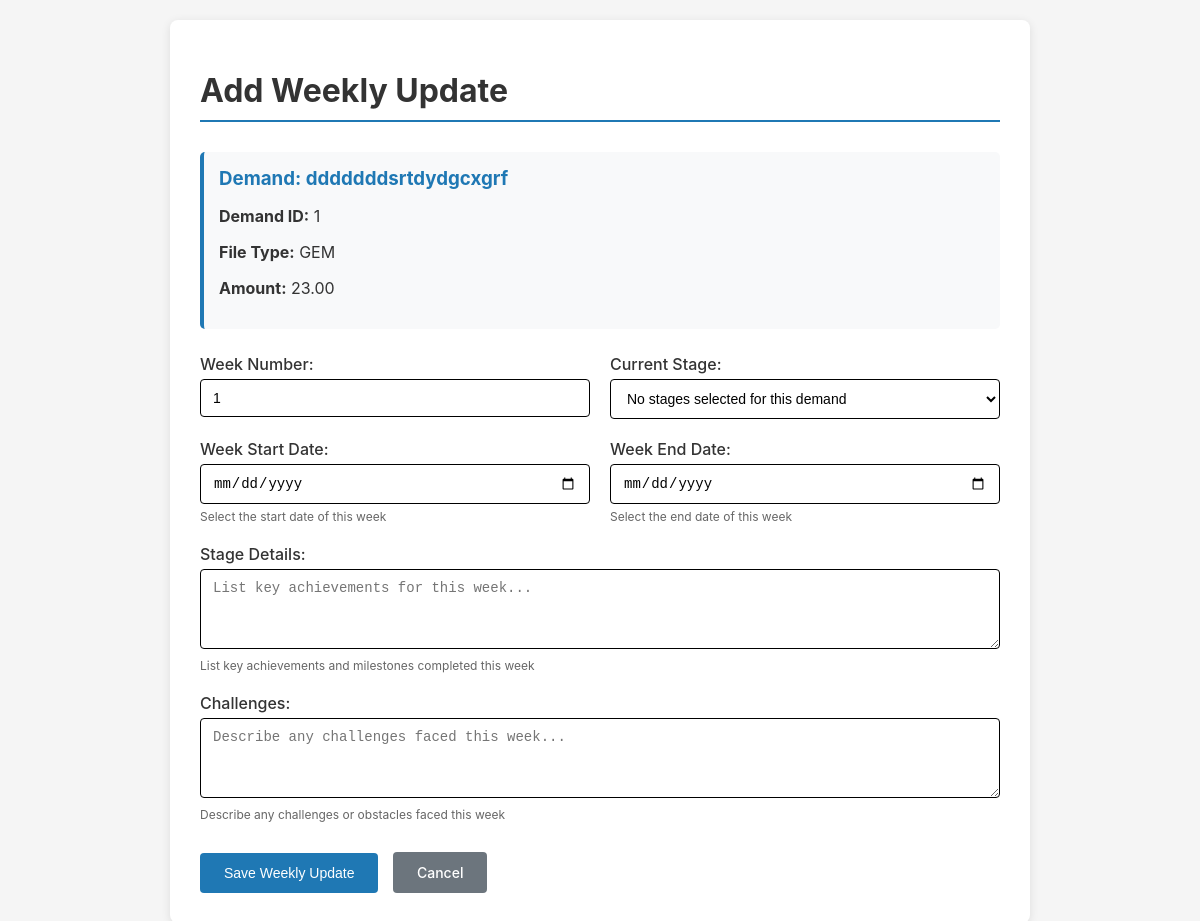
Screenshot of /demand/44/weekly/add/ with the database file from the repository.
### trackerapp/models.py (models this page shows, shortened)
class Demand(models.Model):
    name = models.CharField(max_length=200)
    created_at = models.DateTimeField(auto_now_add=True)
    demand_ID = models.CharField(max_length=100, null=True, blank=True)
    file_type = models.CharField(max_length=100, null=True, blank=True)
    file_subtype = models.CharField(max_length=100, null=True, blank=True)
    file_detail = models.CharField(max_length=100, null=True, blank=True)
    demand_amount = models.DecimalField(max_digits=15, decimal_places=2, null=True, blank=True)
    io_name = models.CharField(max_length=200, null=True, blank=True)
    start_date = models.DateField(null=True, blank=True)
    duration_months = models.IntegerField(null=True, blank=True)
    weekly_start_date = models.DateField(null=True, blank=True)
    weekly_end_date = models.DateField(null=True, blank=True)
    selected_stages = models.JSONField(default=list, blank=True)  # Store list of selected stage names

### trackerapp/views.py (the view)
# urls.py: path('demand/<int:demand_id>/weekly/add/', views.add_weekly_update, name='add_weekly_update'),
def add_weekly_update(request, demand_id):
    demand = get_object_or_404(Demand, id=demand_id)
    if request.method == 'POST':
        form = WeeklyUpdateForm(request.POST, demand=demand)
        if form.is_valid():
            weekly_update = form.save(commit=False)
            weekly_update.demand = demand
            if WeeklyUpdate.objects.filter(demand=demand, week_number=weekly_update.week_number).exists():
                messages.error(request, f'Week {weekly_update.week_number} already exists for this demand.')
                return render(request, 'trackerapp/add_weekly_update.html', {
                    'form': form,
                    'demand': demand
                })
            weekly_update.save()
            if weekly_update.current_stage:
                if 'demand_current_stages' not in request.session:
                    request.session['demand_current_stages'] = {}
                demand_current_stages = request.session.get('demand_current_stages', {})
                demand_current_stages[str(demand.id)] = weekly_update.current_stage
                request.session['demand_current_stages'] = demand_current_stages
                request.session.modified = True
                stage_obj = demand.stages.filter(stage=weekly_update.current_stage).first()
                if stage_obj:
                    stage_obj.start_date = weekly_update.week_start_date
                    stage_obj.end_date = weekly_update.week_end_date
                    stage_obj.save()
                else:
                    stage_obj = DemandStagePeriod.objects.create(
                        demand=demand,
                        stage=weekly_update.current_stage,
                        start_date=weekly_update.week_start_date,
                        end_date=weekly_update.week_end_date
                    )
            return redirect('demand_list')
    else:
        last_week = WeeklyUpdate.objects.filter(demand=demand).order_by('-week_number').first()
        next_week_number = (last_week.week_number + 1) if last_week else 1
        form = WeeklyUpdateForm(demand=demand, initial={'week_number': next_week_number})
    return render(request, 'trackerapp/add_weekly_update.html', {
        'form': form,
        'demand': demand
    })

### trackerapp/templates/trackerapp/add_weekly_update.html (shortened to what this page needs)
<!DOCTYPE html>
<html lang="en">
<head>
</head>
<body>
    <div class="container">
        <h1>Add Weekly Update</h1>
        <div class="demand-info">
            <h3>Demand: {{ demand.name }}</h3>
            <p><strong>Demand ID:</strong> {{ demand.demand_ID|default:"Not specified" }}</p>
            <p><strong>File Type:</strong> {{ demand.file_type|default:"Not specified" }}</p>
            <p><strong>Amount:</strong> {{ demand.demand_amount|default:"Not specified" }}</p>
        </div>
        <form method="post">
            <div class="form-row">
                <div class="form-group">
                    <label for="{{ form.week_number.id_for_label }}">Week Number:</label>
                    {{ form.week_number }}
                </div>
                <div class="form-group">
                    <label for="{{ form.current_stage.id_for_label }}">Current Stage:</label>
                    {{ form.current_stage }}
                </div>
            </div>
            <div class="form-row">
                <div class="form-group">
                    <label for="{{ form.week_start_date.id_for_label }}">Week Start Date:</label>
                    {{ form.week_start_date }}
                    {% if form.week_start_date.help_text %}
                    <div class="help-text">{{ form.week_start_date.help_text }}</div>
                    {% endif %}
                </div>
                <div class="form-group">
                    <label for="{{ form.week_end_date.id_for_label }}">Week End Date:</label>
                    {{ form.week_end_date }}
                    {% if form.week_end_date.help_text %}
                    <div class="help-text">{{ form.week_end_date.help_text }}</div>
                    {% endif %}
                </div>
            </div>
            <div class="form-group">
                <label for="{{ form.achievements.id_for_label }}">Stage Details:</label>
                {{ form.achievements }}
                <div class="help-text">List key achievements and milestones completed this week</div>
            </div>
            <div class="form-group">
                <label for="{{ form.challenges.id_for_label }}">Challenges:</label>
                {{ form.challenges }}
                <div class="help-text">Describe any challenges or obstacles faced this week</div>
            </div>
            <div style="margin-top: 30px;">
                <button type="submit" class="btn btn-primary">Save Weekly Update</button>
                <a href="{% url 'weekly_history' demand_id=demand.id %}" class="btn btn-secondary">Cancel</a>
            </div>
        </form>
    </div>
</body>
</html>

### trackerapp/templates/trackerapp/add_weekly_update.html (style rules this page uses)
body { font-family: -apple-system, BlinkMacSystemFont, "Segoe UI", Roboto, sans-serif; margin: 0; padding: 20px; background-color: #f5f5f5; color: #333; }
.container { max-width: 800px; margin: 0 auto; background-color: white; padding: 30px; border-radius: 8px; box-shadow: 0 2px 10px rgba(0, 0, 0, 0.1); }
h1 { color: #333; margin-bottom: 30px; border-bottom: 2px solid #1f78b4; padding-bottom: 10px; }
.demand-info { background-color: #f8f9fa; padding: 15px; border-radius: 5px; margin-bottom: 25px; border-left: 4px solid #1f78b4; }
.demand-info h3 { margin: 0 0 10px 0; color: #1f78b4; }
.form-group { margin-bottom: 20px; }
label { display: block; margin-bottom: 5px; font-weight: 500; color: #333; }
input, select, textarea { width: 100%; padding: 10px 12px; font-size: 14px; border: 1px solid #000; border-radius: 4px; background-color: #fff; box-sizing: border-box; }
textarea { resize: vertical; min-height: 80px; }
.form-row { display: flex; gap: 20px; margin-bottom: 20px; }
.form-row .form-group { flex: 1; margin-bottom: 0; }
.btn { display: inline-block; padding: 12px 24px; font-size: 14px; font-weight: 500; text-decoration: none; border-radius: 4px; border: none; cursor: pointer; margin-right: 10px; }
.btn-primary { background-color: #1f78b4; color: white; }
.btn-secondary { background-color: #6c757d; color: white; }
.help-text { color: #666; font-size: 12px; margin-top: 5px; }

### rows the page displays
Demand: name "dddddddsrtdydgcxgrf", demand_ID "1", file_type "GEM", demand_amount "23.00"
